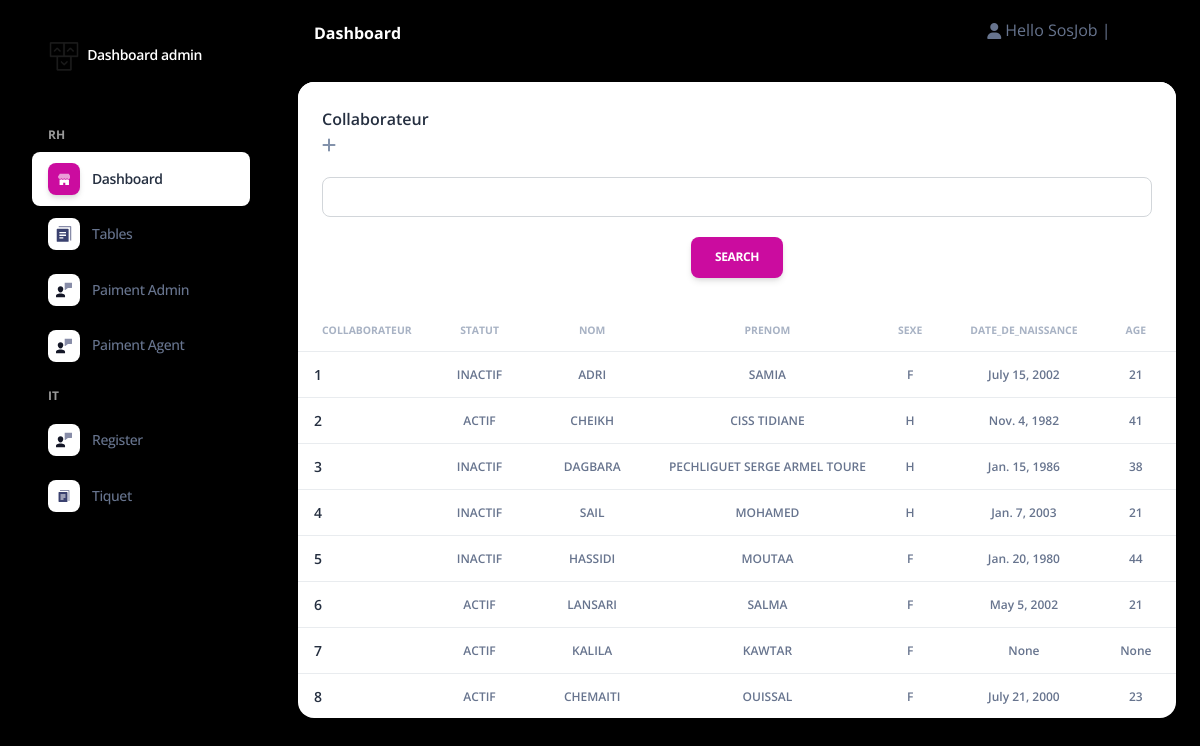
The page /table/ (signed in) on the database its author committed.
### admin_Sos/models.py (models this page shows, shortened)
class Collaborateur(models.Model):
    STATUT_statut = (
        ('ACTIF','ACTIF'),
        ('INACTIF','INACTIF'),
        ('FORMATION','FORMATION'),
        ('STAGE','STAGE'),
    )
    STATUT_causededepart = (
        ('Demission','Demission'),
        ('Licenciement','Licenciement'),
        ('FPE','FPE'),
        ('Fin de contrat','Fin de contrat'),
        ('Comportement','Comportement'),
        ('Etudes','Etudes'),
        ('Sans motif(Volantaire)','Sans motif(Volantaire)'),
    )
    Contart = (
        ('Etrange','Etrange'),
        ('Stage','Stage'),
        ('CDD','CDD'),
        ('CDI','CDI'),
    )
    statut_sexe = (
        ('H','H'),
        ('F','F'),
    )
    statut_Poste = (
        ('Agent','Agent'),
        ('Admin','Admin'),
        ('RH','RH'),
    )
    Statut = models.CharField(max_length=10,null=True,blank=True,choices=STATUT_statut)
    Nom = models.CharField(max_length=50,null=True,blank=True)
    Prenom = models.CharField(max_length=50,null=True,blank=True)
    Sexe = models.CharField(max_length=5,null=True,blank=True,choices=statut_sexe)
    Date_de_naissance = models.DateField(null=True,blank=True)
    Age = models.PositiveIntegerField(null=True,blank=True)
    Situation_familiale = models.CharField(max_length=10, null=True,blank=True)
    Nombre_d_enfants = models.FloatField( null=True,blank=True)
    N_CIN =models.CharField(max_length=12 ,null=True,blank=True)
    N_Passeport=models.CharField(max_length=30 ,null=True,blank=True)
    Nationalité=models.CharField(max_length=20,null=True,blank=True)
    Adresse_postale=models.CharField(max_length=200,null=True,blank=True)
    Ville=models.CharField(max_length=20,null=True,blank=True)
    E_mail= models.EmailField(null=True,blank=True)
    N_de_téléphone=models.CharField(max_length=20,null=True,blank=True)
    RIB = models.CharField(max_length=30,null=True,blank=True)
    N_CNSS= models.CharField(max_length=20,null=True,blank=True)
    Type_de_contrat= models.CharField(max_length=10,null=True,blank=True,choices=Contart)
    Salaire_base = models.PositiveBigIntegerField(null=True,blank=True)
    Prime = models.FloatField(default=0,null=True,blank=True)
    Poste = models.CharField(max_length=10,null=True,blank=True,choices=statut_Poste)
    Date_d_entrée = models.DateField(null=True,blank=True)
    Date_de_Sortie = models.DateField(null=True,blank=True)
    Taux_Horaire= models.FloatField(default=0,null=True,blank=True)
    Salaire_Avancee = models.FloatField(default=0,null=True,blank=True)
    salaire_finale = models.IntegerField(null=True,blank=True)
    anciennetee = models.IntegerField(null=True, blank=True)
    S_H = models.FloatField(null=True, blank=True)
    Commentaire = models.CharField(max_length=1000,null=True,blank=True)
    Motif_de_départ = models.CharField(max_length=1000,null=True,blank=True,choices=STATUT_causededepart)
    user =models.OneToOneField(User, null=True,blank=True,on_delete=models.CASCADE)

### admin_Sos/decorators.py (the view)
        def wrapper_func(request,*args, **kwargs):
            group=None
            if request.user.groups.exists():
                group= request.user.groups.all()[0].name
            if group == 'Admin':
                return view_func(request,*args, **kwargs)
            if group == 'Agent':
                return redirect('home')
            else:
                return redirect('login')

### admin_Sos/views.py (called while the page is built)
@login_required(login_url='login')
@admin_only
def TableView(request):
    context = Collaborateur.objects.all()
    myFilter = Cola_filter(request.GET,queryset=context)
    context=myFilter.qs
    if 'id' in request.GET:
        nom_query = request.GET['id']
        context = Collaborateur.objects.filter(id=nom_query)
    else:
        context = Collaborateur.objects.all()
    return render(request, 'admin_/tables.html', {'collaborateur': context, 'myFilter':myFilter,})

### Templates/admin_/tables.html (shortened to what this page needs)
{% extends 'admin_/Base/homebase_admin.html' %}
{% block body %}{% include 'admin_/content/content_table.html'%}{% endblock  %}

### Templates/admin_/Base/header_admin.html (shortened to what this page needs)
{% load static %}
<body class="g-sidenav-show   bg-gray-100" style = "background-color: black !important;">
  <aside class="sidenav navbar navbar-vertical navbar-expand-xs border-0 border-radius-xl my-3 fixed-left ms-3" id="sidenav-main">
    <div class="sidenav-header">
      <a class="navbar-brand m-0" href="{% url 'home_admin' %}">
        <img src="{% static '' %}Admin Page/assets/img/logo-ct.png" class="navbar-brand-img h-100" alt="...">
        <span class="ms-1 font-weight-bold" style = "color: white !important;">Dashboard admin</span>
      </a>
    </div>
    <hr class="horizontal dark mt-0">
    <div class="collapse navbar-collapse  w-auto" id="sidenav-collapse-main">
      <ul class="navbar-nav">
        <li class="nav-item mt-3">
          <h6 class="ps-4 ms-2 text-uppercase text-xs font-weight-bolder opacity-6" style = "color: white !important;">RH</h6>
        </li>
        <li class="nav-item">
          <a class="nav-link  active" href="{% url 'home_admin' %}">
            <div class="icon icon-shape icon-sm shadow border-radius-md bg-white text-center me-2 d-flex align-items-center justify-content-center">
            </div>
            <span class="nav-link-text ms-1">Dashboard</span>
          </a>
        </li>
        <li class="nav-item">
          <a class="nav-link  " href="{% url 'table' %}">
            <div class="icon icon-shape icon-sm shadow border-radius-md bg-white text-center me-2 d-flex align-items-center justify-content-center">
            </div>
            <span class="nav-link-text ms-1">Tables</span>
          </a>
        </li>
        <li class="nav-item">
          <a class="nav-link  " href="{% url 'salaire' %}">
            <div class="icon icon-shape icon-sm shadow border-radius-md bg-white text-center me-2 d-flex align-items-center justify-content-center">
            </div>
            <span class="nav-link-text ms-1">Paiment Admin</span>
          </a>
        </li>
        <li class="nav-item">
          <a class="nav-link  " href="{% url 'salaire' %}">
            <div class="icon icon-shape icon-sm shadow border-radius-md bg-white text-center me-2 d-flex align-items-center justify-content-center">
            </div>
            <span class="nav-link-text ms-1">Paiment Agent</span>
          </a>
        </li>
        <li class="nav-item mt-3">
          <h6 class="ps-4 ms-2 text-uppercase text-xs font-weight-bolder opacity-6" style = "color: white !important;">IT</h6>
        </li>
        <li class="nav-item">
          <a class="nav-link  " href="{% url 'register' %}">
            <div class="icon icon-shape icon-sm shadow border-radius-md bg-white text-center me-2 d-flex align-items-center justify-content-center">
            </div>
            <span class="nav-link-text ms-1">Register</span>
          </a>
        </li>
        <li class="nav-item">
          <a class="nav-link  " href="">
            <div class="icon icon-shape icon-sm shadow border-radius-md bg-white text-center me-2 d-flex align-items-center justify-content-center">
            </div>
            <span class="nav-link-text ms-1">Tiquet</span>
          </a>
        </li>
      </ul>
    </div>
  </aside>
  <main class="main-content mt-1 border-radius-lg">
    <nav class="navbar navbar-main navbar-expand-lg px-0 mx-4 shadow-none border-radius-xl" id="navbarBlur" navbar-scroll="true">
      <div class="container-fluid py-1 px-3">
        <nav aria-label="breadcrumb">
          <ol class="breadcrumb bg-transparent mb-0 pb-0 pt-1 px-0 me-sm-6 me-5">
          </ol>
          <h6 class="font-weight-bolder mb-0" style = "color: white !important;">Dashboard</h6>
        </nav>
        <div class="collapse navbar-collapse mt-sm-0 mt-2 me-md-0 me-sm-4" id="navbar">
          <ul class="navbar-nav  justify-content-end">
            <li class="nav-item d-flex align-items-center">
              {% if request.user.is_authenticated%}
                <i class="fa fa-user me-sm-1"></i>
				    			    <div> Hello {{request.user}} | </a></div>
                      <div><a href="{% url 'logout' %}" > Logout</a></div>
						  {% endif %}
            </li>
          </ul>
        </div>
      </div>
    </nav>

### Templates/admin_/content/content_table.html (shortened to what this page needs)
    <div class="container-fluid py-4">
      <div class="row">
        <div class="col-12">
          <div class="card mb-4">
            <div class="card-header pb-0">
              <h6>Collaborateur<br>
              <a href="{% url 'AddC' %}" class="fa fa-plus text-secondary mb-3"></a>
              </h6>
              <div class="header_search_form_container">
                <form role="form text-center" action="{% url 'table' %}" method="GET">
                  <div class="mb-3 text-center">
                    <input type="search" name="id" class="form-control">
                    <button type="submit" style = 'margin-top : 20px' value="Submit" class="btn btn-primary">search</button>
                  </div>
                </form>
            </div>
            </div>
            <div class="card-body px-0 pt-0 pb-2">
              <div class="table-responsive p-0" style="height: 400px; overflow-y: auto;">
                <table class="table align-items-center mb-0">
                  <thead>
                    <tr>
                      <th class="text-uppercase text-secondary text-xxs font-weight-bolder opacity-7">Collaborateur</th>
                      <th class="text-center text-uppercase text-secondary text-xxs font-weight-bolder opacity-7">Statut</th>
                      <th class="text-center text-uppercase text-secondary text-xxs font-weight-bolder opacity-7">Nom</th>
                      <th class="text-center text-uppercase text-secondary text-xxs font-weight-bolder opacity-7">Prenom</th>
                      <th class="text-center text-uppercase text-secondary text-xxs font-weight-bolder opacity-7">Sexe</th>
                      <th class="text-center text-uppercase text-secondary text-xxs font-weight-bolder opacity-7">Date_de_naissance</th>
                      <th class="text-center text-uppercase text-secondary text-xxs font-weight-bolder opacity-7">Age</th>
                      <th class="text-center text-uppercase text-secondary text-xxs font-weight-bolder opacity-7">Situation_familiale</th>
                    </tr>
                  </thead>
                  <tbody>
                  {% for C in collaborateur %}
                    <tr>
                      <td>
                        <div class="d-flex px-2 py-1">
                          <div class="d-flex flex-column justify-content-center">
                            <h6 class="mb-0 text-sm">{{ C.id }}</h6>
                          </div>
                        </div>
                      </td>
                      <td class="align-middle text-center">
                        <p class="text-xs font-weight-bold mb-0">{{ C.Statut }}</p>
                      </td>
                      <td class="align-middle text-center">
                        <p class="text-xs font-weight-bold mb-0">{{ C.Nom }}</p>
                      </td>
                      <td class="align-middle text-center">
                        <p class="text-xs font-weight-bold mb-0">{{ C.Prenom }}</p>
                      </td>
                      <td class="align-middle text-center">
                        <p class="text-xs font-weight-bold mb-0">{{ C.Sexe}}</p>
                      </td>
                      <td class="align-middle text-center">
                        <p class="text-xs font-weight-bold mb-0">{{ C.Date_de_naissance}}</p>
                      </td>
                      <td class="align-middle text-center">
                        <p class="text-xs font-weight-bold mb-0">{{ C.Age }}</p>
                      </td>
                      <td class="align-middle text-center">
                      </td>
                    </tr>
                    {% endfor %}
                  </tbody>
                </table>
              </div>
            </div>
          </div>
        </div>
      </div>

### static/Admin Page/assets/css/nucleo-svg.css (style rules this page uses)
.icon { display: inline-block; color: #111111; height: 1em; width: 1em; }
.icon-sm { height: 0.8em; width: 0.8em; }
.icon { fill: currentColor; stroke: none; }

### rows shown on the page
Collaborateur: id "1", Statut "INACTIF", Nom "ADRI", Prenom "SAMIA", Sexe "F", Date_de_naissance "July 15, 2002", Age "21"
Collaborateur: id "2", Statut "ACTIF", Nom "CHEIKH", Prenom "CISS TIDIANE", Sexe "H", Date_de_naissance "Nov. 4, 1982", Age "41"
Collaborateur: id "3", Statut "INACTIF", Nom "DAGBARA", Prenom "PECHLIGUET SERGE ARMEL TOURE", Sexe "H", Date_de_naissance "Jan. 15, 1986", Age "38"
Collaborateur: id "4", Statut "INACTIF", Nom "SAIL", Prenom "MOHAMED", Sexe "H", Date_de_naissance "Jan. 7, 2003", Age "21"
Collaborateur: id "5", Statut "INACTIF", Nom "HASSIDI", Prenom "MOUTAA", Sexe "F", Date_de_naissance "Jan. 20, 1980", Age "44"
Collaborateur: id "6", Statut "ACTIF", Nom "LANSARI", Prenom "SALMA", Sexe "F", Date_de_naissance "May 5, 2002", Age "21"
Collaborateur: id "7", Statut "ACTIF", Nom "KALILA", Prenom "KAWTAR", Sexe "F", Date_de_naissance "None", Age "None"
Collaborateur: id "8", Statut "ACTIF", Nom "CHEMAITI", Prenom "OUISSAL", Sexe "F", Date_de_naissance "July 21, 2000", Age "23"

### other values the page prints
{{ request.user }} "SosJob"
